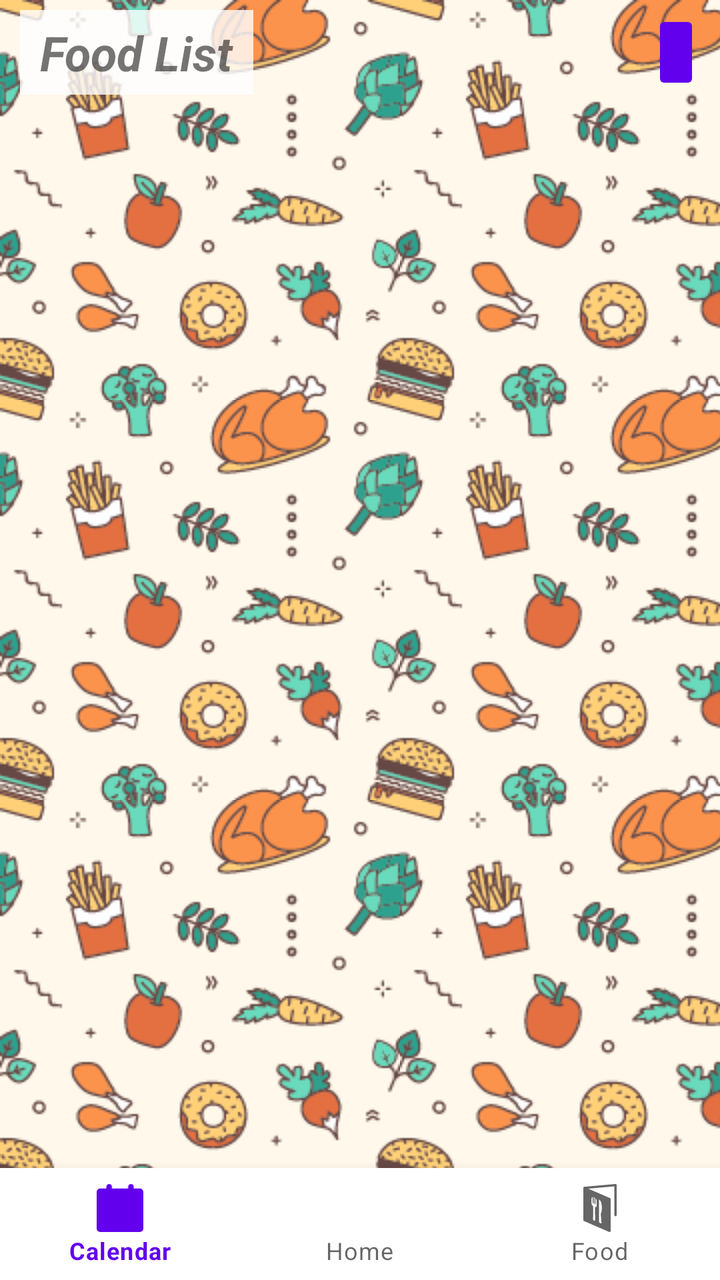
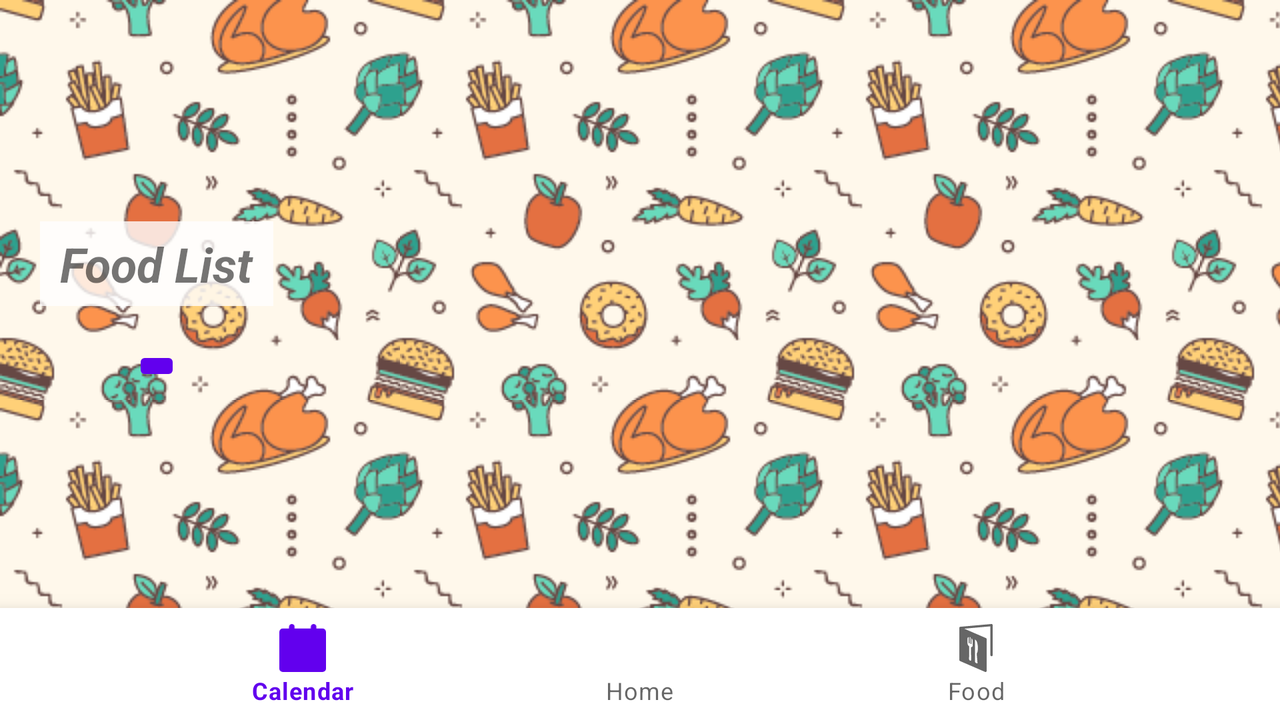

First picture: res/layout/ on a phone held upright. Second picture: the repository's own variant of that layout, on a device whose configuration matches the variant's folder. Source for both follows.
<!-- AndroidManifest.xml: application theme Theme.MobileDevPracticeProject -->
<!-- res/layout/activity_food.xml -->
<?xml version="1.0" encoding="utf-8"?>
<RelativeLayout
    xmlns:android="http://schemas.android.com/apk/res/android"
    xmlns:app="http://schemas.android.com/apk/res-auto"
    xmlns:tools="http://schemas.android.com/tools"
    android:layout_width="match_parent"
    android:layout_height="match_parent"
    tools:context=".FoodActivity">

    <LinearLayout
        android:id="@+id/food_header"
        android:layout_width="match_parent"
        android:layout_height="wrap_content"
        android:layout_alignParentTop="true"
        android:orientation="horizontal"
        android:paddingHorizontal="10dp"
        android:paddingVertical="5dp">

        <TextView
            android:id="@+id/food_list_heading"
            android:layout_width="wrap_content"
            android:layout_height="wrap_content"
            android:background="@color/primary_text_bg"
            android:paddingHorizontal="10dp"
            android:paddingVertical="5dp"
            android:text="@string/food_list_heading"
            android:textAlignment="textStart"
            android:textSize="24sp"
            android:textStyle="bold|italic" />

        <View
            android:layout_width="0dp"
            android:layout_height="0dp"
            android:layout_weight="1" />

        <ImageButton
            android:id="@+id/create_button"
            android:layout_width="wrap_content"
            android:layout_height="match_parent"
            android:layout_gravity="right"
            android:backgroundTint="@color/default_icon_button_bg"
            android:src="@drawable/ic_baseline_add_24"
            app:layout_constraintEnd_toEndOf="parent"
            app:layout_constraintTop_toTopOf="parent"
            app:tint="@color/default_icon_tint" />
    </LinearLayout>

    <FrameLayout
        android:id="@+id/food_fragment_container"
        android:layout_width="match_parent"
        android:layout_height="match_parent"
        android:layout_above="@id/bottom_navigation"
        android:layout_below="@id/food_header"
        android:layout_marginHorizontal="10dp"
        android:layout_marginVertical="5dp"></FrameLayout>

    <com.google.android.material.bottomnavigation.BottomNavigationView
        android:id="@+id/bottom_navigation"
        android:layout_width="match_parent"
        android:layout_height="wrap_content"
        android:layout_alignParentBottom="true"
        app:menu="@menu/bottom_navigation_menu" />
</RelativeLayout>
<!-- resources referenced by this layout -->
<resources>
  <color name="default_icon_button_bg">#6200EE</color>
  <color name="default_icon_tint">#FFFFFF</color>
  <color name="primary_text_bg">#CCFFFFFF</color>
  <string name="food_list_heading">Food List</string>
  <style name="Theme.MobileDevPracticeProject" parent="Theme.MaterialComponents.DayNight.NoActionBar">
          
          <item name="colorPrimary">@color/purple_500</item>
          <item name="colorPrimaryVariant">@color/purple_700</item>
          <item name="colorOnPrimary">@color/white</item>
          
          <item name="colorSecondary">@color/teal_200</item>
          <item name="colorSecondaryVariant">@color/teal_700</item>
          <item name="colorOnSecondary">@color/black</item>
          
          <item name="android:statusBarColor" tools:targetApi="l">?attr/colorPrimaryVariant</item>
          
          <item name="android:windowBackground">@drawable/main_bg</item>
      </style>
  <color name="purple_500">#FF6200EE</color>
  <color name="purple_700">#FF3700B3</color>
  <color name="white">#FFFFFFFF</color>
  <color name="teal_200">#FF03DAC5</color>
  <color name="teal_700">#FF018786</color>
  <color name="black">#FF000000</color>
  <!-- drawable main_bg (drawable) -->
  <?xml version="1.0" encoding="utf-8"?>
  <bitmap xmlns:android="http://schemas.android.com/apk/res/android"
      android:src="@drawable/food_tile"
      android:tileMode="repeat" />
  <!-- drawable food_tile: png bitmap (drawable, 26332 bytes) -->
</resources>
<!-- res/layout-land/activity_food.xml (the repository's variant of the layout above) -->
<!-- drawn on the phone turned sideways -->
<?xml version="1.0" encoding="utf-8"?>
<RelativeLayout
    xmlns:android="http://schemas.android.com/apk/res/android"
    xmlns:app="http://schemas.android.com/apk/res-auto"
    xmlns:tools="http://schemas.android.com/tools"
    android:layout_width="match_parent"
    android:layout_height="match_parent"
    tools:context=".FoodActivity"
    >

    <LinearLayout
        android:id="@+id/food_header"
        android:layout_width="wrap_content"
        android:layout_height="match_parent"
        android:orientation="vertical"
        android:gravity="center"
        android:paddingHorizontal="20dp"
        android:paddingVertical="5dp"
        android:layout_above="@id/bottom_navigation" >

        <TextView
            android:id="@+id/food_list_heading"
            android:layout_width="wrap_content"
            android:layout_height="wrap_content"
            android:background="@color/primary_text_bg"
            android:paddingHorizontal="10dp"
            android:paddingVertical="5dp"
            android:text="@string/food_list_heading"
            android:textAlignment="textStart"
            android:textSize="24sp"
            android:textStyle="bold|italic" />

        <ImageButton
            android:id="@+id/create_button"
            android:layout_width="wrap_content"
            android:layout_height="wrap_content"
            android:layout_marginTop="20dp"
            android:layout_gravity="center"
            android:backgroundTint="@color/default_icon_button_bg"
            android:src="@drawable/ic_baseline_add_24"
            app:layout_constraintEnd_toEndOf="parent"
            app:layout_constraintTop_toTopOf="parent"
            app:tint="@color/default_icon_tint" />
    </LinearLayout>

    <FrameLayout
        android:id="@+id/food_fragment_container"
        android:layout_width="match_parent"
        android:layout_height="match_parent"
        android:layout_marginHorizontal="30dp"
        android:layout_toRightOf="@id/food_header"
        android:layout_above="@id/bottom_navigation" />

    <com.google.android.material.bottomnavigation.BottomNavigationView
        android:id="@+id/bottom_navigation"
        android:layout_width="match_parent"
        android:layout_height="wrap_content"
        android:layout_alignParentBottom="true"
        app:menu="@menu/bottom_navigation_menu" />
</RelativeLayout>
